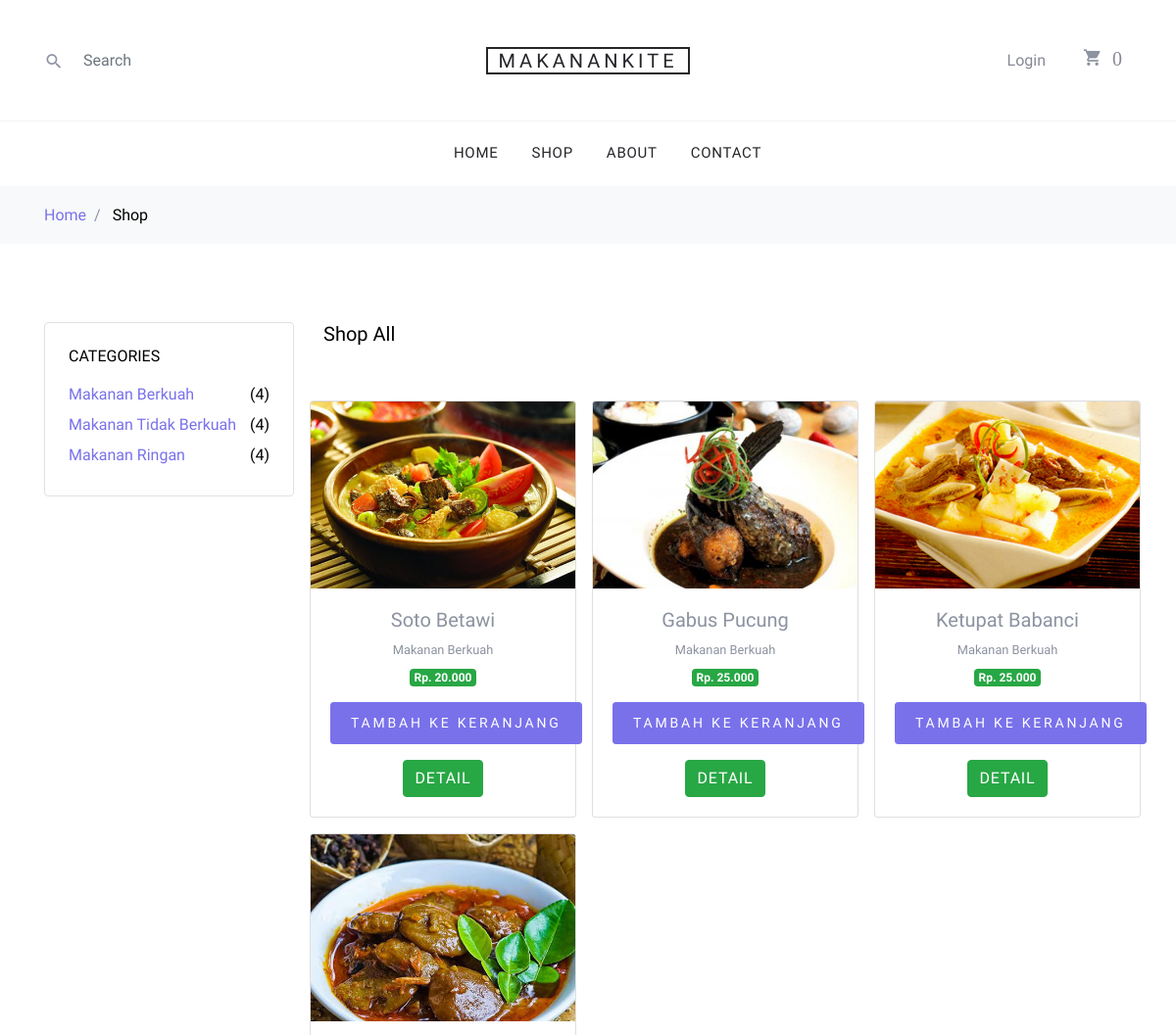
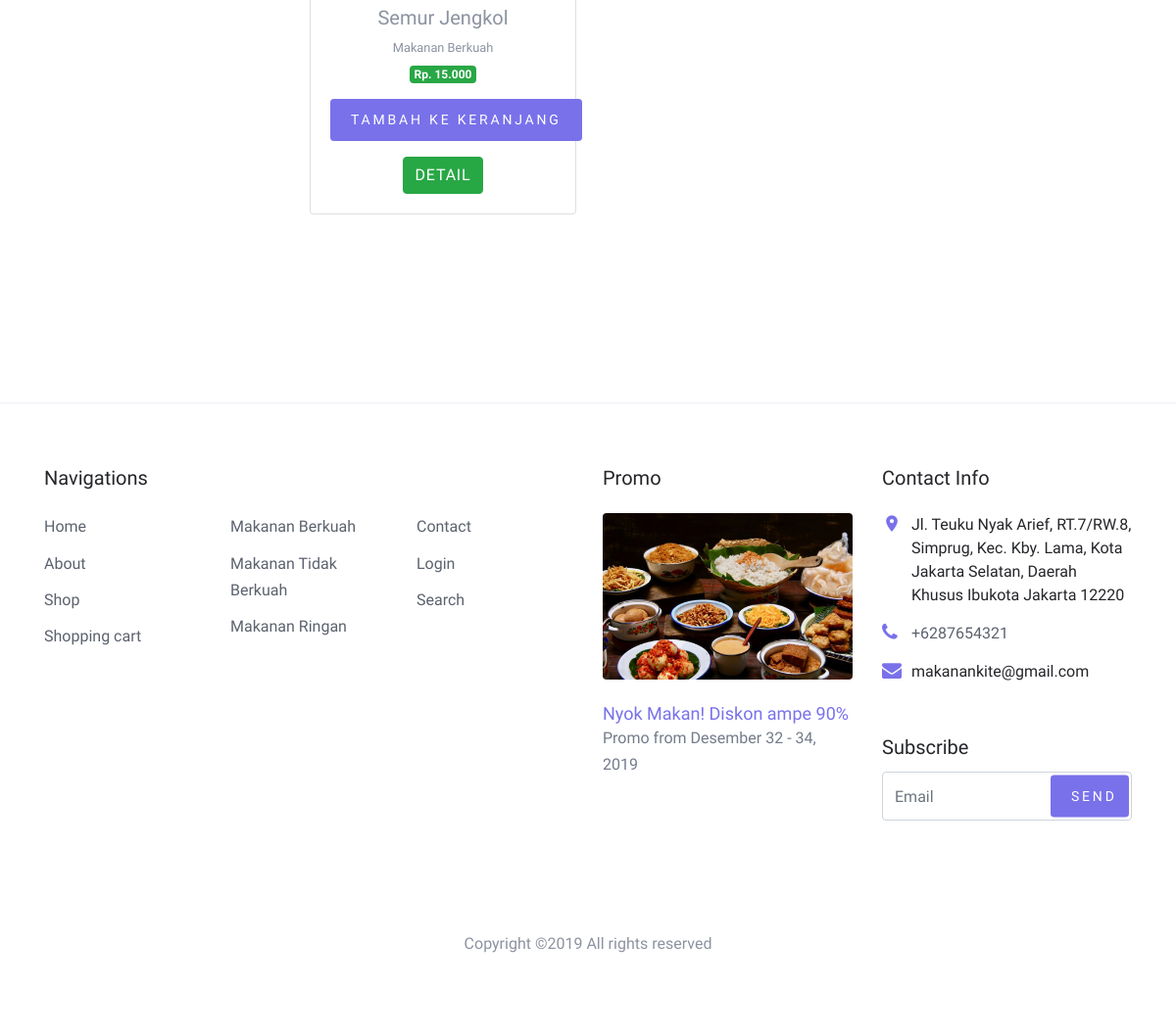
The page /index.php/kategori/makanan_berkuah on the database its author committed (2 pictures, top to bottom).
### tables this page shows
CREATE TABLE `tb_barang` (
  `id_brg` int(11) NOT NULL,
  `nama_brg` varchar(120) NOT NULL,
  `keterangan` text NOT NULL,
  `kategori` varchar(60) NOT NULL,
  `harga` int(11) NOT NULL,
  `stok` int(4) NOT NULL,
  `gambar` text NOT NULL
);

### application/controllers/kategori.php (called while the page is built, shortened)
<?php
class Kategori extends CI_Controller{
	public function makanan_berkuah(){
		$data['makanan_berkuah'] = $this->model_kategori->data_makanan_berkuah()->result();
		$this->load->view('templates/header');
		$this->load->view('home/makanan_berkuah', $data);
		$this->load->view('templates/footer');
	}
}

### index.php (called while the page is built, shortened)
<?php
require_once BASEPATH.'core/CodeIgniter.php';

### application/models/model_kategori.php (called while the page is built, shortened)
<?php
class Model_kategori extends CI_Model
{
	public function data_makanan_berkuah(){
		return $this->db->get_where("tb_barang",array('kategori'=>'makanan berkuah'));
	}
}

### application/views/home/makanan_berkuah.php (the view)
<div class="bg-light py-3">
      <div class="container">
        <div class="row">
          <div class="col-md-12 mb-0"><a href="<?php base_url();?>home">Home</a><span class="mx-2 mb-0">/</span> <strong class="text-black">Shop</strong></div>
        </div>
      </div>
    </div>
    <div class="site-section">
      <div class="container">
        <div class="row mb-5">
          <div class="col-md-9 order-2">
            <div class="row">
              <div class="col-md-12">
                <div class="float-md-left mb-4"><h2 class="text-black h5">Shop All</h2></div>
              </div>
            </div>
            <div class="row mb-5">
              <div class="row text-center mt-4">
                <?php foreach ($makanan_berkuah as $brg) : ?>
                  <div class="card ml-3 mb-3" style="width: 17rem;">
                    <img src="<?php echo base_url().'/uploads/'.$brg->gambar?>" class="card-img-top" alt="...">
                    <div class="card-body">
                      <h5 class="card-title mb-1"><?php echo $brg->nama_brg ?></h5>
                      <small><?php echo $brg->kategori ?></small> <br>
                      <span class="badge badge-success mb-3">Rp. <?php echo number_format($brg->harga, 0,',','.' ) ?></span> <br>
                      <?php  echo anchor('shop/tambah_ke_keranjang/'.$brg->id_brg, '<div class="btn btn-sm btn-primary mb-3" >Tambah ke Keranjang</div>')   ?>
                       <?php  echo anchor('shop/detail/'.$brg->id_brg, '<div class="btn btn-xs btn-success" >Detail</div>')   ?>
                    </div>
                  </div>
                <?php endforeach; ?>
              </div>
            </div>
          </div>
          <div class="col-md-3 order-1 mb-5 mb-md-0">
            <div class="border p-4 rounded mb-4">
              <h3 class="mb-3 h6 text-uppercase text-black d-block">Categories</h3>
                <ul class="list-unstyled mb-0">
                <li class="mb-1"><a href="<?php echo base_url('kategori/makanan_berkuah') ?>" class="d-flex"><span>Makanan Berkuah</span> <span class="text-black ml-auto">(4)</span></a></li>
                <li class="mb-1"><a href="<?php echo base_url('kategori/makanan_tberkuah') ?>" class="d-flex"><span>Makanan Tidak Berkuah</span> <span class="text-black ml-auto">(4)</span></a></li>
                <li class="mb-1"><a href="<?php echo base_url('kategori/makanan_ringan') ?>" class="d-flex"><span>Makanan Ringan</span> <span class="text-black ml-auto">(4)</span></a></li>
              </ul>
            </div>
          </div>
        </div>
      </div>
    </div>

### application/views/templates/header.php (shortened to what this page needs)
<!DOCTYPE html>
<html lang="en">
  <head>
    <link rel="stylesheet" href=" <?php echo base_url();?>assets/fonts/icomoon/style.css">
    <link rel="stylesheet" href="<?php echo base_url();?>assets/css/bootstrap.min.css">
    <link rel="stylesheet" href="<?php echo base_url();?>assets/css/magnific-popup.css">
    <link rel="stylesheet" href="<?php echo base_url();?>assets/css/jquery-ui.css">
    <link rel="stylesheet" href="<?php echo base_url();?>assets/css/owl.carousel.min.css">
    <link rel="stylesheet" href="<?php echo base_url();?>assets/css/owl.theme.default.min.css">
    <link rel="stylesheet" href="<?php echo base_url();?>assets/css/aos.css">
    <link rel="stylesheet" href="<?php echo base_url();?>assets/css/style.css">
  </head>
  <body>
  <div class="site-wrap">
    <header class="site-navbar" role="banner">
      <div class="site-navbar-top">
        <div class="container">
          <div class="row align-items-center">
            <div class="col-6 col-md-4 order-2 order-md-1 site-search-icon text-left">
              <form action="" class="site-block-top-search">
                <span class="icon icon-search2"></span>
                <input type="text" class="form-control border-0" placeholder="Search" >
              </form>
            </div>
            <div class="col-12 mb-3 mb-md-0 col-md-4 order-1 order-md-2 text-center">
              <div class="site-logo">
                <a href="<?php base_url();?>home" class="js-logo-clone">MakananKite</a>
              </div>
            </div>
            <div class="col-6 col-md-4 order-3 order-md-3 text-right">
              <div class="site-top-icons">
                <ul >
                   <?php  if ($this->session->userdata('username')){ ?>
                        <li>
                          <div>selamat datang <?php echo $this->session->userdata('username') ?> ! </div>
                        </li>
                        <li class="ml-2">
                          <?php echo anchor('auth/logout', 'Logout') ?>
                        </li>
                        <?php } else {?>
                        <li class="ml-2">
                          <?php echo anchor('auth/login', 'Login')  ?>
                        </li>
                    <?php } ?>
                  <li>
                      <span class="icon icon-shopping_cart ml-4">
                        <?php $keranjang = $this->cart->total_items();?>
                        <?php echo anchor('cart', $keranjang);  ?>
                      </span>
                  </li>
                </ul>
              </div>
            </div>
          </div>
        </div>
      </div>
      <nav class="site-navigation text-right text-md-center" role="navigation">
        <div class="container">
          <ul class="site-menu js-clone-nav d-none d-md-block">
            <li><a href="<?php echo base_url();?>home">Home</a> </li>
            <li><a href="<?php echo base_url();?>shop">Shop</a></li>
            <li><a href="<?php echo base_url();?>about">About</a> </li>
            <li><a href="<?php echo base_url();?>contact">Contact</a></li>
          </ul>
        </div>
      </nav>
    </header>

### application/views/templates/footer.php (shortened to what this page needs)
<footer class="site-footer border-top">
      <div class="container">
        <div class="row">
          <div class="col-lg-6 mb-5 mb-lg-0">
            <div class="row">
              <div class="col-md-12">
                <h3 class="footer-heading mb-4">Navigations</h3>
              </div>
              <div class="col-md-6 col-lg-4">
                <ul class="list-unstyled">
                  <li><a href="<?php base_url();?>home">Home</a></li>
                  <li><a href="<?php base_url();?>about">About</a></li>
                  <li><a href="<?php base_url();?>shop">Shop</a></li>
                  <li><a href="<?php base_url();?>cart">Shopping cart</a></li>
                </ul>
              </div>
              <div class="col-md-6 col-lg-4">
                <ul class="list-unstyled">
                  <li><a href="<?php base_url();?>shop">Makanan Berkuah</a></li>
                  <li><a href="<?php base_url();?>shop">Makanan Tidak Berkuah</a></li>
                  <li><a href="<?php base_url();?>shop">Makanan Ringan</a></li>
                </ul>
              </div>
              <div class="col-md-6 col-lg-4">
                <ul class="list-unstyled">
                  <li><a href="<?php base_url();?>contact">Contact</a></li>
                  <li><a href="#">Login</a></li>
                  <li><a href="#">Search</a></li>
                </ul>
              </div>
            </div>
          </div>
          <div class="col-md-6 col-lg-3 mb-4 mb-lg-0">
            <h3 class="footer-heading mb-4">Promo</h3>
            <a href="<?php base_url();?>shop" class="block-6">
              <img src="<?php base_url();?> assets/images/a_blog1.jpg" alt="Image placeholder" class="img-fluid rounded mb-4">
              <h3 class="font-weight-light  mb-0">Nyok Makan! Diskon ampe 90%</h3>
              <p>Promo from Desember 32 - 34, 2019</p>
            </a>
          </div>
          <div class="col-md-6 col-lg-3">
            <div class="block-5 mb-5">
              <h3 class="footer-heading mb-4">Contact Info</h3>
              <ul class="list-unstyled">
                <li class="address">Jl. Teuku Nyak Arief, RT.7/RW.8, Simprug, Kec. Kby. Lama, Kota Jakarta Selatan, Daerah Khusus Ibukota Jakarta 12220</li>
                <li class="phone"><a href="tel://23923929210">+6287654321</a></li>
                <li class="email">makanankite@gmail.com</li>
              </ul>
            </div>
            <div class="block-7">
              <form action="<?php base_url()?>contact/subscribe" method="post">
                <label for="email_subscribe" class="footer-heading">Subscribe</label>
                <div class="form-group">
                  <input type="email" class="form-control py-4" id="s_email" name="s_email" placeholder="Email">
                  <input type="submit" class="btn btn-sm btn-primary" value="Send">
                </div>
              </form>
            </div>
          </div>
        </div>
        <div class="row pt-5 mt-5 text-center">
          <div class="col-md-12">
            <p>
            Copyright &copy;<script data-cfasync="false" src="/cdn-cgi/scripts/5c5dd728/cloudflare-static/email-decode.min.js"></script><script>document.write(new Date().getFullYear());</script> All rights reserved
            </p>
          </div>
        </div>
      </div>
    </footer>
  </div>
  </body>
</html>

### rows shown on the page
tb_barang: gambar (picture), nama_brg "Soto Betawi", kategori "Makanan Berkuah", harga "20.000", id_brg "TAMBAH KE KERANJANG", id_brg "DETAIL"
tb_barang: gambar (picture), nama_brg "Gabus Pucung", kategori "Makanan Berkuah", harga "25.000", id_brg "TAMBAH KE KERANJANG", id_brg "DETAIL"
tb_barang: gambar (picture), nama_brg "Ketupat Babanci", kategori "Makanan Berkuah", harga "25.000", id_brg "TAMBAH KE KERANJANG", id_brg "DETAIL"
tb_barang: gambar (picture), nama_brg "Semur Jengkol", kategori "Makanan Berkuah", harga "15.000", id_brg "TAMBAH KE KERANJANG", id_brg "DETAIL"

### other values the page prints
anchor('auth/login', 'Login') "Login"
anchor('cart', $keranjang) "0"
